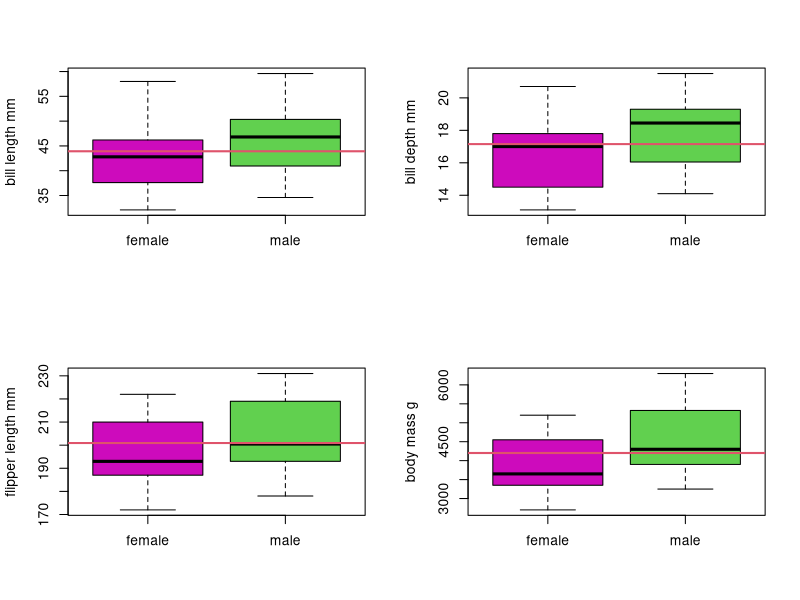
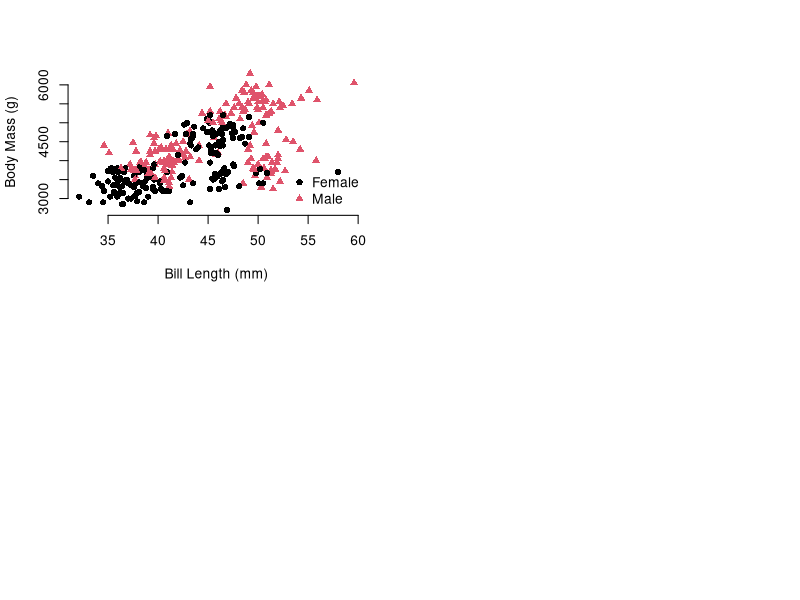

R code for these plots, in order:
## ---- chunk 1
knitr::opts_chunk$set(
  collapse = TRUE,
  comment = "#>"
)
include_solutions <- TRUE
## ---- chunk 2
require(rmarkdown)
require(knitr)
require(kableExtra)
# Put any library imports and other preamble here.
## ---- chunk 3
#| warning: false
library(palmerpenguins)

# use :: to access data or functions from within a package 
penguins <- palmerpenguins::penguins
## ---- chunk 4
#| label: sex-counts
#| tbl-cap: "Number of Penguins by Sex"
sex_counts <- table(penguins$sex)
knitr::kable(sex_counts, col.names  = c("Sex", "Count"))
## ---- chunk 5
#| layout-ncol: 2
#| layout-nrow: 2
#| label: box-whisker-plots
#| fig-cap: "Distributions of Features by Sex"
#| fig-subcap: 
#|   - "Bill Length Distribution"
#|   - "Bill Depth Distribution"
#|   - "Flipper Length Distribution"
#|   - "Body Mass Distribution"

vars <- c("bill_length_mm", "bill_depth_mm", "flipper_length_mm", "body_mass_g")

par(mfrow = c(2, 2))

for (v in vars) {
  plot(penguins$sex, penguins[[v]],
       xlab = "",
       ylab = gsub("_", " ", v),
       col = c(6, 3))
  abline(h = mean(penguins[[v]], na.rm = TRUE), col = 2, lwd = 2)
}
## ---- chunk 6
#| label: bill-length-body-mass-scatter
#| fig-cap: "Penguin Bill Length vs Body Mass"
plot(
 x = penguins$bill_length_mm,
 y = penguins$body_mass_g,
 col = penguins$sex,
 pch = 15 + as.numeric(penguins$sex),
 xlab = "Bill Length (mm)",
 ylab = "Body Mass (g)",
 bty = "n")
 legend(
 "bottomright",
 legend = c("Female", "Male"),
 pch = 16:18,
 col = 1:3,
 bty = "n")
